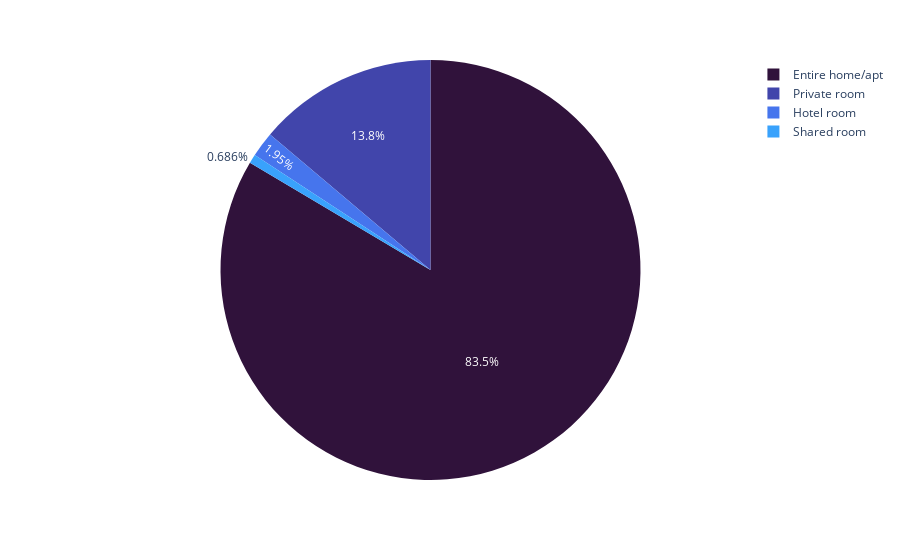

The notebook cell saved with this chart:
### Code cell
# Pie chart avec le type de logement
typeDeLogement = listing.groupby(["room_type"])["room_type"].count().reset_index(name="#logements").sort_values(by=['#logements'],ascending=False)
fig = px.pie(typeDeLogement, values="#logements", names="room_type", color_discrete_sequence=px.colors.sequential.Turbo)
fig.show()

### Figure 1 — Plotly figure (JSON) as saved in the notebook; plotly's stock layout.template omitted (floating-point values rounded to 4 significant figures)
{"data": [{"domain": {"x": [0, 1], "y": [0, 1]}, "hovertemplate": "room_type=%{label}<br>#logements=%{value}<extra></extra>", "labels": ["Entire home/apt", "Private room", "Hotel room", "Shared room"], "legendgroup": "", "name": "", "showlegend": true, "type": "pie", "values": [47394, 7852, 1104, 389]}], "layout": {"legend": {"tracegroupgap": 0}, "margin": {"t": 60}, "piecolorway": ["#30123b", "#4145ab", "#4675ed", "#39a2fc", "#1bcfd4", "#24eca6", "#61fc6c", "#a4fc3b", "#d1e834", "#f3c63a", "#fe9b2d", "#f36315", "#d93806", "#b11901", "#7a0402"]}}
